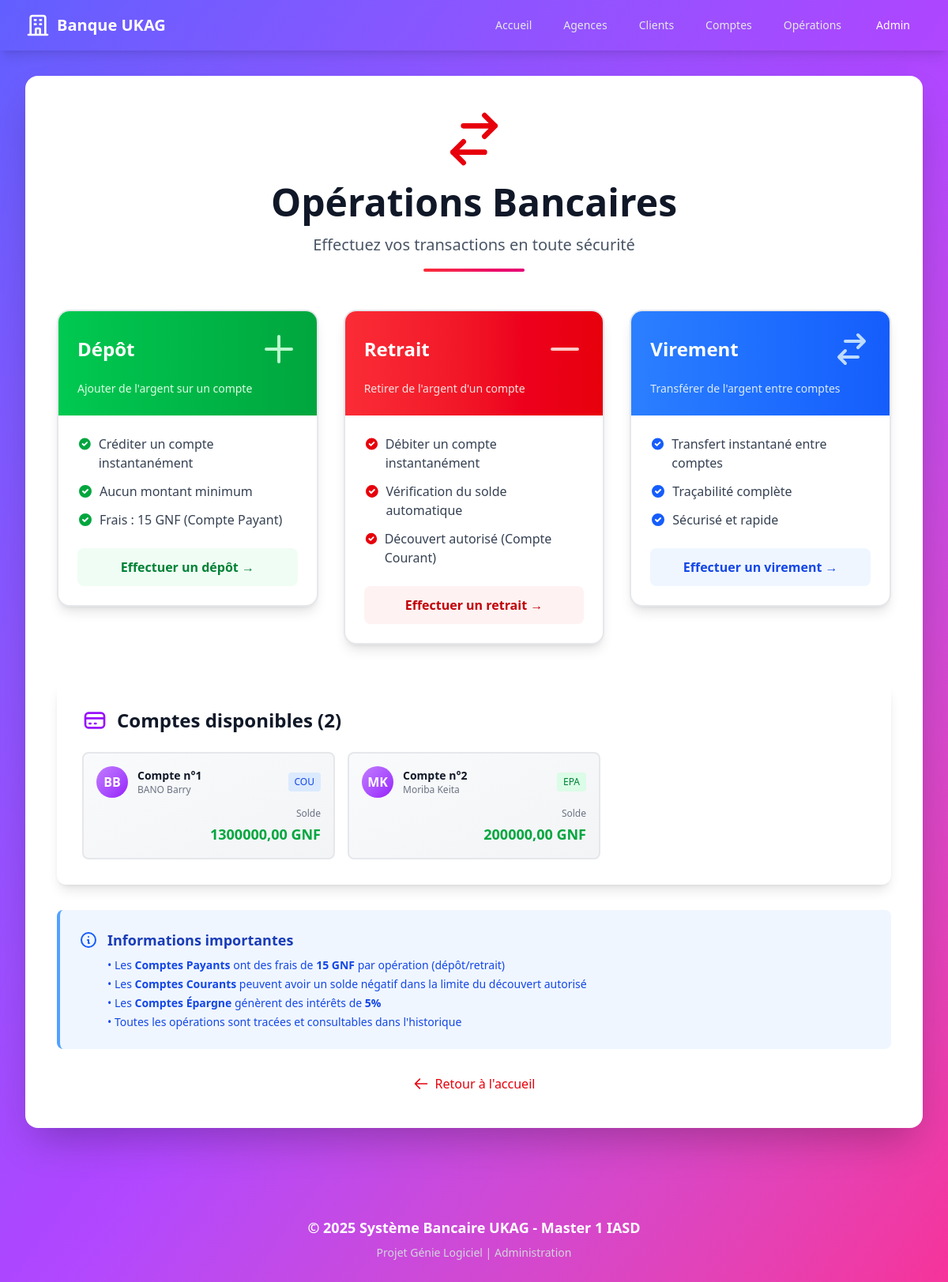
Screenshot of /operations/ with the database file from the repository.
### banque/models.py (models this page shows, shortened)
class Compte(models.Model):
    TYPE_CHOICES = [
        ('EPARGNE', 'Compte Épargne'),
        ('COURANT', 'Compte Courant'),
        ('PAYANT', 'Compte Payant'),
    ]
    code = models.AutoField(primary_key=True, verbose_name="Code")
    solde = models.DecimalField(max_digits=15, decimal_places=2, default=0, verbose_name="Solde")
    type_compte = models.CharField(max_length=10, choices=TYPE_CHOICES, verbose_name="Type de compte")
    date_creation = models.DateTimeField(auto_now_add=True, verbose_name="Date de création")
    client = models.OneToOneField(Client, on_delete=models.CASCADE, related_name='compte')
    class Meta:
        verbose_name = "Compte"
        verbose_name_plural = "Comptes"
        ordering = ['code']

class Client(models.Model):
    SEXE_CHOICES = [
        ('M', 'Masculin'),
        ('F', 'Féminin'),
    ]
    numero = models.CharField(max_length=50, unique=True, verbose_name="Numéro")
    nom = models.CharField(max_length=100, verbose_name="Nom")
    prenom = models.CharField(max_length=100, verbose_name="Prénom")
    sexe = models.CharField(max_length=1, choices=SEXE_CHOICES, verbose_name="Sexe")
    telephone = models.CharField(max_length=20, verbose_name="Téléphone")
    agence = models.ForeignKey(Agence, on_delete=models.CASCADE, related_name='clients')
    class Meta:
        verbose_name = "Client"
        verbose_name_plural = "Clients"
        ordering = ['nom', 'prenom']

### banque/views.py (the view)
# urls.py: path('operations/', views.operations_view, name='operations'),
def operations_view(request):
    comptes = Compte.objects.select_related('client').all()
    context = {
        'comptes': comptes,
    }
    return render(request, 'banque/operations.html', context)

### banque/templates/banque/operations.html (shortened to what this page needs)
{% extends 'banque/base.html' %}
{% block content %}
<div class="text-center mb-12">
    <div class="flex justify-center mb-4">
        <svg class="w-20 h-20 text-red-600" fill="none" stroke="currentColor" viewBox="0 0 24 24">
            <path stroke-linecap="round" stroke-linejoin="round" stroke-width="2" d="M8 7h12m0 0l-4-4m4 4l-4 4m0 6H4m0 0l4 4m-4-4l4-4"></path>
        </svg>
    </div>
    <h1 class="text-5xl font-extrabold text-gray-900 mb-4">
        Opérations Bancaires
    </h1>
    <p class="text-xl text-gray-600">
        Effectuez vos transactions en toute sécurité
    </p>
    <div class="mt-4 h-1 w-32 bg-gradient-to-r from-red-500 to-pink-600 mx-auto rounded-full"></div>
</div>
<div class="grid grid-cols-1 md:grid-cols-3 gap-8 mb-12">
    <a href="{% url 'depot' %}" class="group">
        <div class="bg-white border-2 border-gray-200 rounded-2xl shadow-lg hover:shadow-2xl transition duration-300 overflow-hidden transform hover:-translate-y-2">
            <div class="bg-gradient-to-r from-green-500 to-green-600 p-6 text-white">
                <div class="flex items-center justify-between mb-4">
                    <h3 class="text-2xl font-bold">Dépôt</h3>
                    <svg class="w-12 h-12 text-green-200" fill="none" stroke="currentColor" viewBox="0 0 24 24">
                        <path stroke-linecap="round" stroke-linejoin="round" stroke-width="2" d="M12 4v16m8-8H4"></path>
                    </svg>
                </div>
                <p class="text-green-100 text-sm">Ajouter de l'argent sur un compte</p>
            </div>
            <div class="p-6">
                <ul class="space-y-3 text-gray-700">
                    <li class="flex items-start">
                        <svg class="w-5 h-5 text-green-600 mr-2 mt-0.5" fill="currentColor" viewBox="0 0 20 20">
                            <path fill-rule="evenodd" d="M10 18a8 8 0 100-16 8 8 0 000 16zm3.707-9.293a1 1 0 00-1.414-1.414L9 10.586 7.707 9.293a1 1 0 00-1.414 1.414l2 2a1 1 0 001.414 0l4-4z" clip-rule="evenodd"></path>
                        </svg>
                        <span>Créditer un compte instantanément</span>
                    </li>
                    <li class="flex items-start">
                        <svg class="w-5 h-5 text-green-600 mr-2 mt-0.5" fill="currentColor" viewBox="0 0 20 20">
                            <path fill-rule="evenodd" d="M10 18a8 8 0 100-16 8 8 0 000 16zm3.707-9.293a1 1 0 00-1.414-1.414L9 10.586 7.707 9.293a1 1 0 00-1.414 1.414l2 2a1 1 0 001.414 0l4-4z" clip-rule="evenodd"></path>
                        </svg>
                        <span>Aucun montant minimum</span>
                    </li>
                    <li class="flex items-start">
                        <svg class="w-5 h-5 text-green-600 mr-2 mt-0.5" fill="currentColor" viewBox="0 0 20 20">
                            <path fill-rule="evenodd" d="M10 18a8 8 0 100-16 8 8 0 000 16zm3.707-9.293a1 1 0 00-1.414-1.414L9 10.586 7.707 9.293a1 1 0 00-1.414 1.414l2 2a1 1 0 001.414 0l4-4z" clip-rule="evenodd"></path>
                        </svg>
                        <span>Frais : 15 GNF (Compte Payant)</span>
                    </li>
                </ul>
                <div class="mt-6">
                    <div class="bg-green-50 text-green-700 px-4 py-3 rounded-lg font-semibold text-center group-hover:bg-green-100 transition">
                        Effectuer un dépôt →
                    </div>
                </div>
            </div>
        </div>
    </a>
    <a href="{% url 'retrait' %}" class="group">
        <div class="bg-white border-2 border-gray-200 rounded-2xl shadow-lg hover:shadow-2xl transition duration-300 overflow-hidden transform hover:-translate-y-2">
            <div class="bg-gradient-to-r from-red-500 to-red-600 p-6 text-white">
                <div class="flex items-center justify-between mb-4">
                    <h3 class="text-2xl font-bold">Retrait</h3>
                    <svg class="w-12 h-12 text-red-200" fill="none" stroke="currentColor" viewBox="0 0 24 24">
                        <path stroke-linecap="round" stroke-linejoin="round" stroke-width="2" d="M20 12H4"></path>
                    </svg>
                </div>
                <p class="text-red-100 text-sm">Retirer de l'argent d'un compte</p>
            </div>
            <div class="p-6">
                <ul class="space-y-3 text-gray-700">
                    <li class="flex items-start">
                        <svg class="w-5 h-5 text-red-600 mr-2 mt-0.5" fill="currentColor" viewBox="0 0 20 20">
                            <path fill-rule="evenodd" d="M10 18a8 8 0 100-16 8 8 0 000 16zm3.707-9.293a1 1 0 00-1.414-1.414L9 10.586 7.707 9.293a1 1 0 00-1.414 1.414l2 2a1 1 0 001.414 0l4-4z" clip-rule="evenodd"></path>
                        </svg>
                        <span>Débiter un compte instantanément</span>
                    </li>
                    <li class="flex items-start">
                        <svg class="w-5 h-5 text-red-600 mr-2 mt-0.5" fill="currentColor" viewBox="0 0 20 20">
                            <path fill-rule="evenodd" d="M10 18a8 8 0 100-16 8 8 0 000 16zm3.707-9.293a1 1 0 00-1.414-1.414L9 10.586 7.707 9.293a1 1 0 00-1.414 1.414l2 2a1 1 0 001.414 0l4-4z" clip-rule="evenodd"></path>
                        </svg>
                        <span>Vérification du solde automatique</span>
                    </li>
                    <li class="flex items-start">
                        <svg class="w-5 h-5 text-red-600 mr-2 mt-0.5" fill="currentColor" viewBox="0 0 20 20">
                            <path fill-rule="evenodd" d="M10 18a8 8 0 100-16 8 8 0 000 16zm3.707-9.293a1 1 0 00-1.414-1.414L9 10.586 7.707 9.293a1 1 0 00-1.414 1.414l2 2a1 1 0 001.414 0l4-4z" clip-rule="evenodd"></path>
                        </svg>
                        <span>Découvert autorisé (Compte Courant)</span>
                    </li>
                </ul>
                <div class="mt-6">
                    <div class="bg-red-50 text-red-700 px-4 py-3 rounded-lg font-semibold text-center group-hover:bg-red-100 transition">
                        Effectuer un retrait →
                    </div>
                </div>
            </div>
        </div>
    </a>
    <a href="{% url 'virement' %}" class="group">
        <div class="bg-white border-2 border-gray-200 rounded-2xl shadow-lg hover:shadow-2xl transition duration-300 overflow-hidden transform hover:-translate-y-2">
            <div class="bg-gradient-to-r from-blue-500 to-blue-600 p-6 text-white">
                <div class="flex items-center justify-between mb-4">
                    <h3 class="text-2xl font-bold">Virement</h3>
                    <svg class="w-12 h-12 text-blue-200" fill="none" stroke="currentColor" viewBox="0 0 24 24">
                        <path stroke-linecap="round" stroke-linejoin="round" stroke-width="2" d="M8 7h12m0 0l-4-4m4 4l-4 4m0 6H4m0 0l4 4m-4-4l4-4"></path>
                    </svg>
                </div>
                <p class="text-blue-100 text-sm">Transférer de l'argent entre comptes</p>
            </div>
            <div class="p-6">
                <ul class="space-y-3 text-gray-700">
                    <li class="flex items-start">
                        <svg class="w-5 h-5 text-blue-600 mr-2 mt-0.5" fill="currentColor" viewBox="0 0 20 20">
                            <path fill-rule="evenodd" d="M10 18a8 8 0 100-16 8 8 0 000 16zm3.707-9.293a1 1 0 00-1.414-1.414L9 10.586 7.707 9.293a1 1 0 00-1.414 1.414l2 2a1 1 0 001.414 0l4-4z" clip-rule="evenodd"></path>
                        </svg>
                        <span>Transfert instantané entre comptes</span>
                    </li>
                    <li class="flex items-start">
                        <svg class="w-5 h-5 text-blue-600 mr-2 mt-0.5" fill="currentColor" viewBox="0 0 20 20">
                            <path fill-rule="evenodd" d="M10 18a8 8 0 100-16 8 8 0 000 16zm3.707-9.293a1 1 0 00-1.414-1.414L9 10.586 7.707 9.293a1 1 0 00-1.414 1.414l2 2a1 1 0 001.414 0l4-4z" clip-rule="evenodd"></path>
                        </svg>
                        <span>Traçabilité complète</span>
                    </li>
                    <li class="flex items-start">
                        <svg class="w-5 h-5 text-blue-600 mr-2 mt-0.5" fill="currentColor" viewBox="0 0 20 20">
                            <path fill-rule="evenodd" d="M10 18a8 8 0 100-16 8 8 0 000 16zm3.707-9.293a1 1 0 00-1.414-1.414L9 10.586 7.707 9.293a1 1 0 00-1.414 1.414l2 2a1 1 0 001.414 0l4-4z" clip-rule="evenodd"></path>
                        </svg>
                        <span>Sécurisé et rapide</span>
                    </li>
                </ul>
                <div class="mt-6">
                    <div class="bg-blue-50 text-blue-700 px-4 py-3 rounded-lg font-semibold text-center group-hover:bg-blue-100 transition">
                        Effectuer un virement →
                    </div>
                </div>
            </div>
        </div>
    </a>
</div>
{% if comptes %}
<div class="bg-white rounded-xl shadow-lg p-8 mb-8">
    <h2 class="text-2xl font-bold text-gray-900 mb-6 flex items-center">
        <svg class="w-8 h-8 text-purple-600 mr-3" fill="none" stroke="currentColor" viewBox="0 0 24 24">
            <path stroke-linecap="round" stroke-linejoin="round" stroke-width="2" d="M3 10h18M7 15h1m4 0h1m-7 4h12a3 3 0 003-3V8a3 3 0 00-3-3H6a3 3 0 00-3 3v8a3 3 0 003 3z"></path>
        </svg>
        Comptes disponibles ({{ comptes|length }})
    </h2>
    <div class="grid grid-cols-1 md:grid-cols-2 lg:grid-cols-3 gap-4">
        {% for compte in comptes %}
        <a href="{% url 'compte_detail' compte.code %}" class="block bg-gradient-to-br from-gray-50 to-gray-100 border-2 border-gray-200 rounded-lg p-4 hover:shadow-lg hover:border-purple-300 transition duration-200">
            <div class="flex items-center justify-between mb-3">
                <div class="flex items-center">
                    <div class="w-10 h-10 bg-gradient-to-br from-purple-400 to-purple-600 rounded-full flex items-center justify-center text-white font-bold mr-3">
                        {{ compte.client.prenom|first }}{{ compte.client.nom|first }}
                    </div>
                    <div>
                        <p class="text-sm font-bold text-gray-900">Compte n°{{ compte.code }}</p>
                        <p class="text-xs text-gray-500">{{ compte.client.prenom }} {{ compte.client.nom }}</p>
                    </div>
                </div>
                <span class="{% if compte.type_compte == 'EPARGNE' %}bg-green-100 text-green-700{% elif compte.type_compte == 'COURANT' %}bg-blue-100 text-blue-700{% else %}bg-orange-100 text-orange-700{% endif %} px-2 py-1 rounded text-xs font-medium">
                    {{ compte.type_compte|slice:":3" }}
                </span>
            </div>
            <div class="text-right">
                <p class="text-xs text-gray-500 mb-1">Solde</p>
                <p class="text-lg font-bold {% if compte.solde >= 0 %}text-green-600{% else %}text-red-600{% endif %}">
                    {{ compte.solde }} GNF
                </p>
            </div>
        </a>
        {% endfor %}
    </div>
</div>
{% endif %}
<div class="bg-blue-50 border-l-4 border-blue-400 p-6 rounded-lg">
    <div class="flex items-start">
        <svg class="w-6 h-6 text-blue-600 mr-3 mt-0.5" fill="none" stroke="currentColor" viewBox="0 0 24 24">
            <path stroke-linecap="round" stroke-linejoin="round" stroke-width="2" d="M13 16h-1v-4h-1m1-4h.01M21 12a9 9 0 11-18 0 9 9 0 0118 0z"></path>
        </svg>
        <div>
            <h3 class="text-lg font-bold text-blue-800 mb-2">Informations importantes</h3>
            <ul class="text-blue-700 space-y-1 text-sm">
                <li>• Les <strong>Comptes Payants</strong> ont des frais de <strong>15 GNF</strong> par opération (dépôt/retrait)</li>
                <li>• Les <strong>Comptes Courants</strong> peuvent avoir un solde négatif dans la limite du découvert autorisé</li>
                <li>• Les <strong>Comptes Épargne</strong> génèrent des intérêts de <strong>5%</strong></li>
                <li>• Toutes les opérations sont tracées et consultables dans l'historique</li>
            </ul>
        </div>
    </div>
</div>
<div class="mt-8 text-center">
    <a href="{% url 'home' %}" class="inline-flex items-center text-red-600 hover:text-red-800 font-medium transition">
        <svg class="w-5 h-5 mr-2" fill="none" stroke="currentColor" viewBox="0 0 24 24">
            <path stroke-linecap="round" stroke-linejoin="round" stroke-width="2" d="M10 19l-7-7m0 0l7-7m-7 7h18"></path>
        </svg>
        Retour à l'accueil
    </a>
</div>
{% endblock %}

### rows the page displays
Compte: client.prenom|first "B", client.nom|first "B", code "1", client.prenom "BANO", client.nom "Barry", type_compte "COU", solde "1300000,00"
Compte: client.prenom|first "M", client.nom|first "K", code "2", client.prenom "Moriba", client.nom "Keita", type_compte "EPA", solde "200000,00"

### other values shown
{{ comptes|length }} "2"
